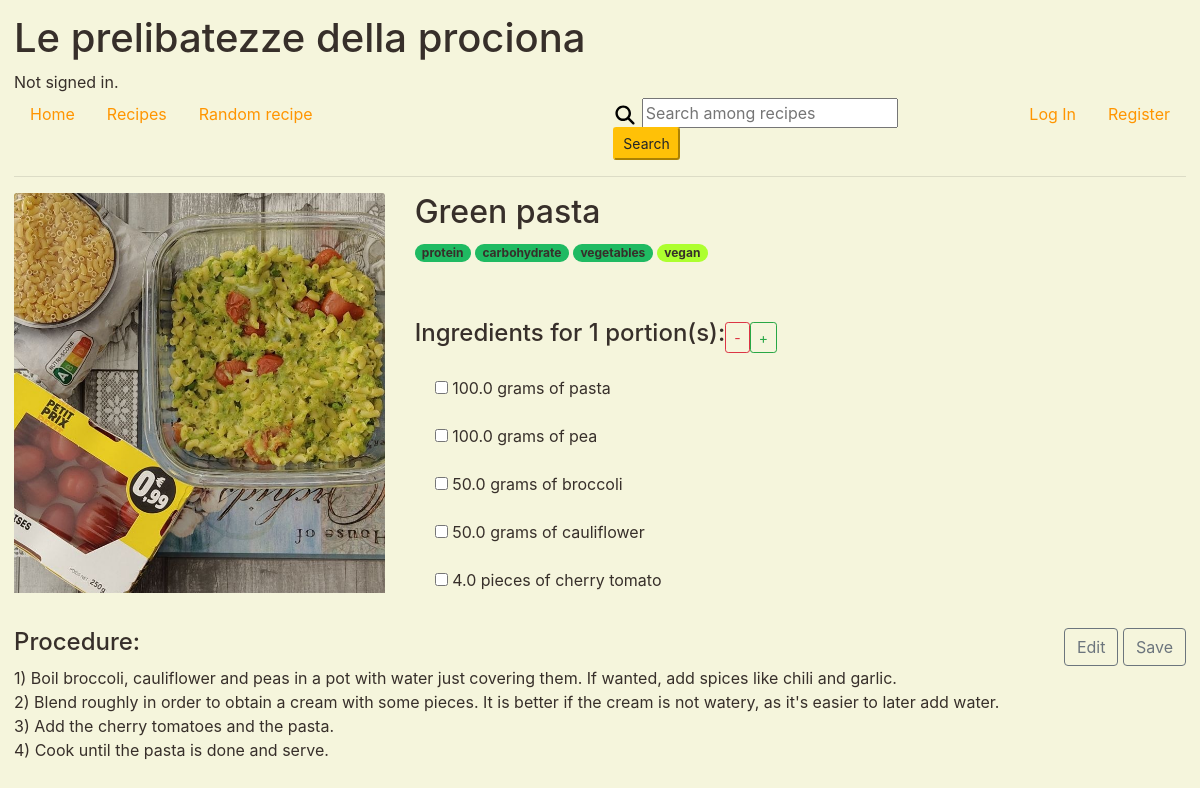
Page /recipes/71 on the committed database.
### recipebook/models.py (models this page shows, shortened)
class Recipe(models.Model):
    title = models.CharField(max_length=50)
    procedure = models.CharField(max_length=10000)
    image = models.ImageField(upload_to="images/", blank=True, null=True)
    url = models.URLField(max_length=500, blank=True, null=True)
    dish = models.ManyToManyField(Dish, blank=True, related_name="dish")
    label = models.ManyToManyField(Label, blank=True, related_name="label")
    ingredient = models.ManyToManyField(Ingredient, through="RecipeIngredient")
    favourites = models.ManyToManyField(User, blank=True, related_name="favourites")
    is_new = models.BooleanField(default=False, help_text="Mark as new if you have not tried it yet.")
    base_portion = models.PositiveIntegerField(default=1, help_text="Base number of portions.")
    def ingredients_list(self):
        return [{
            "quantity": ingredient.quantity,
            "unit": ingredient.unit,
            "name": ingredient.ingredient.ingredient_name}
            for ingredient in self.recipe_ingredients.all()
            ]

class Dish(models.Model):
    dish_name = models.CharField(max_length=50)
    def __str__(self):
        return self.dish_name

class Label(models.Model):
    label_name = models.CharField(max_length=50)
    def __str__(self):
        return self.label_name

class RecipeIngredient(models.Model):
    ingredient = models.ForeignKey(Ingredient, on_delete=models.CASCADE)
    recipe = models.ForeignKey(Recipe, on_delete=models.CASCADE, related_name="recipe_ingredients")
    quantity = models.DecimalField(max_digits=6, decimal_places=1, default=0, blank=True, null=True)
    unit = models.CharField(max_length=10, blank=True, null=True)

class Ingredient(models.Model):
    ingredient_name = models.CharField(max_length=50)

### recipebook/views.py (the view)
# urls.py: path("recipes/<int:id>", views.recipes, name="recipes"),
def recipes(request, id):
    recipes_data = Recipe.objects.get(pk=id)
    is_fav = request.user in recipes_data.favourites.all()
    if request.method == "POST":
        if is_fav: # Remove from favourites
            recipes_data.favourites.remove(request.user)
        else: # Add to favourites
            recipes_data.favourites.add(request.user)
    is_fav = request.user in recipes_data.favourites.all()
    return render(request, "recipebook/recipes.html", {
        "recipes": recipes_data,
        "is_fav": is_fav
    })

### recipebook/templates/recipebook/recipes.html (shortened to what this page needs)
{% extends "recipebook/layout.html" %}
{% load static %}
{% block body %}
<div class="row">
    <div class="col-md-4">
    <img class="card-img-top recipe-image" alt="{{ recipes.title }}" height="400px"{% if recipes.url %} src="{{ recipes.url }}" {% else %} src="{{ recipes.image.url }}" {% endif %}>
    </div>
    <div class="col-md-8">
        <div class="d-flex justify-content-between">
        <h2>{{ recipes.title }}</h2>
        </div>
        <div class="mb-2">
            {% for dish in recipes.dish.all %}
            <a href="{% url 'display_filters' %}?dish={{ dish.id }}"><span class="badge badge-pill badge-dish me-1">
                {{ dish }}</span></a>
            {% endfor %}
            {% for label in recipes.label.all %}
            <a href="{% url 'display_filters' %}?label={{ label.id }}"><span class="badge badge-pill badge-label me-1">
                {{ label }}</span></a>
            {% endfor %}
        </div>
        <br><br>
        <div class="d-flex align-items-center mb-2">
            <h4>Ingredients for
                <span id="portion-value" data-base-portion="{{ recipes.base_portion }}">{{ recipes.base_portion }}</span>
                portion(s):</h4>
            <button id="decrease-portion" class="btn btn-sm btn-outline-danger">-</button>
            <button id="increase-portion" class="btn btn-sm btn-outline-success">+</button>
        </div>
        <ul class="list-group">
            {% for ingredient in recipes.ingredients_list %}
            <li class="list-group-item"><input type="checkbox">
                {% if ingredient.unit == "by heart"%}
                {% else%}
                <span id="ingredient-quantity" class="ingredient-quantity" data-original-quantity="{{ ingredient.quantity }}">{{ ingredient.quantity }}</span>
                {{ ingredient.unit }} of
                {% endif %}
                {{ ingredient.name }}
            </li>
            {% endfor %}
        </ul>
    </div>
</div>
<br>
<div class="d-flex justify-content-between" data-recipe-id="{{ recipes.id }}">
<h4>Procedure:</h4>
    <div>
        <button class="edit-btn btn btn-outline-secondary">Edit</button>
        <button class="save-btn btn btn-outline-secondary">Save</button>
    </div>
</div>
<p class="procedure">{{ recipes.procedure }}</p>
{% endblock %}

### recipebook/templates/recipebook/layout.html (shortened to what this page needs)
{% load static %}
<!DOCTYPE html>
<html lang="en">
<head>
    <link rel="stylesheet" href="https://stackpath.bootstrapcdn.com/bootstrap/4.4.1/css/bootstrap.min.css">
    <link rel="stylesheet" href="https://stackpath.bootstrapcdn.com/bootstrap/4.5.2/css/bootstrap.min.css">
    <link href="https://cdn.rawgit.com/harvesthq/chosen/gh-pages/chosen.min.css" rel="stylesheet"/>
    <link href="{% static 'recipebook/styles.css' %}" rel="stylesheet">
</head>
<body>
<h1>Le prelibatezze della prociona</h1>
<div>
    {% if user.is_authenticated %}
        Signed in as <strong>{{ user.username }}</strong>.
    {% else %}
        Not signed in.
    {% endif %}
</div>
<div class="d-flex justify-content-between">
    <ul class="nav">
        <li class="nav-item">
            <a class="nav-link" href="{% url 'index' %}">Home</a>
        </li>
        <li class="nav-item">
            <a class="nav-link" href="{% url 'index' %}">Recipes</a>
        </li>
        <li class="nav-item">
            <a class="nav-link" href="{% url 'random_recipe' %}">Random recipe</a>
        </li>
    </ul>
    <ul class="nav">
        <form action="{% url 'search' %}" method="get">
            <input type="text" name="q" autocomplete="off" placeholder="Search among recipes">
            <button type="submit" class="btn-search btn-warning btn-sm">Search</button>
        </form>
        {% if user.is_authenticated %}
        <li class="nav-item">
            <a class="nav-link" href="{% url 'logout' %}">Log Out</a>
        </li>
        {% else %}
            <li class="nav-item">
                <a class="nav-link" href="{% url 'login' %}">Log In</a>
            </li>
            <li class="nav-item">
                <a class="nav-link" href="{% url 'register' %}">Register</a>
            </li>
        {% endif %}
    </ul>
</div>
<hr>
{% block body %}
{% endblock %}
</body>
</html>

### recipebook/static/recipebook/styles.css (style rules this page uses)
body { background-color: beige; color: rgb(55, 47, 42); padding: 14px; }
a:link { color: rgb(255, 149, 0); background-color: transparent; text-decoration: none; }
.recipe-image { max-width: 100%; max-height: 100%; object-fit: cover; }
.list-group-item { background-color: transparent; border: none; }
.badge-dish { background-color: rgb(31, 186, 98); color: rgb(55, 47, 42); }
.badge-label { background-color: greenyellow; color: rgb(55, 47, 42); }
form[action*="/search/"] { width: 300px; margin-top: 4px; margin-right: 100px; }
.btn-search { margin-top: -1px; }
.procedure { white-space: pre-wrap; display: flex; word-wrap: break-word; }

### rows in the picture
Recipe: image (picture), title "Green pasta", base_portion "1", procedure "1) Boil broccoli, cauliflower and peas in a pot with water just covering them. If wanted, add spices like chili and garlic. 2) Blend roughly in order to obtain a cream with some pieces. It is better if the cream is not watery, as it's easier to later add water. 3) Add the cherry tomatoes and the pasta. 4) Cook until the pasta is done and serve."
Dish: dish_name "protein"
Dish: dish_name "carbohydrate"
Dish: dish_name "vegetables"
Label: label_name "vegan"
RecipeIngredient: quantity "100.0", unit "grams"
Ingredient: name "pasta"
RecipeIngredient: quantity "100.0", unit "grams"
Ingredient: name "pea"
RecipeIngredient: quantity "50.0", unit "grams"
Ingredient: name "broccoli"
RecipeIngredient: quantity "50.0", unit "grams"
Ingredient: name "cauliflower"
RecipeIngredient: quantity "4.0", unit "pieces"
Ingredient: name "cherry tomato"
